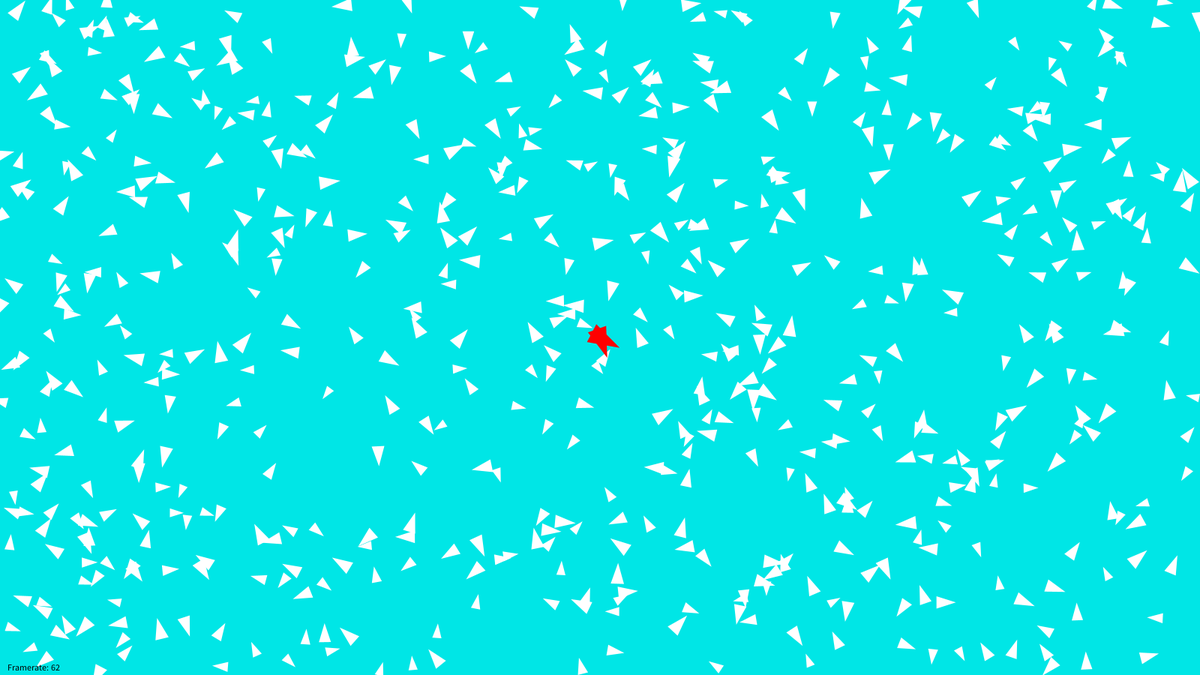
Frame 1 (no input)
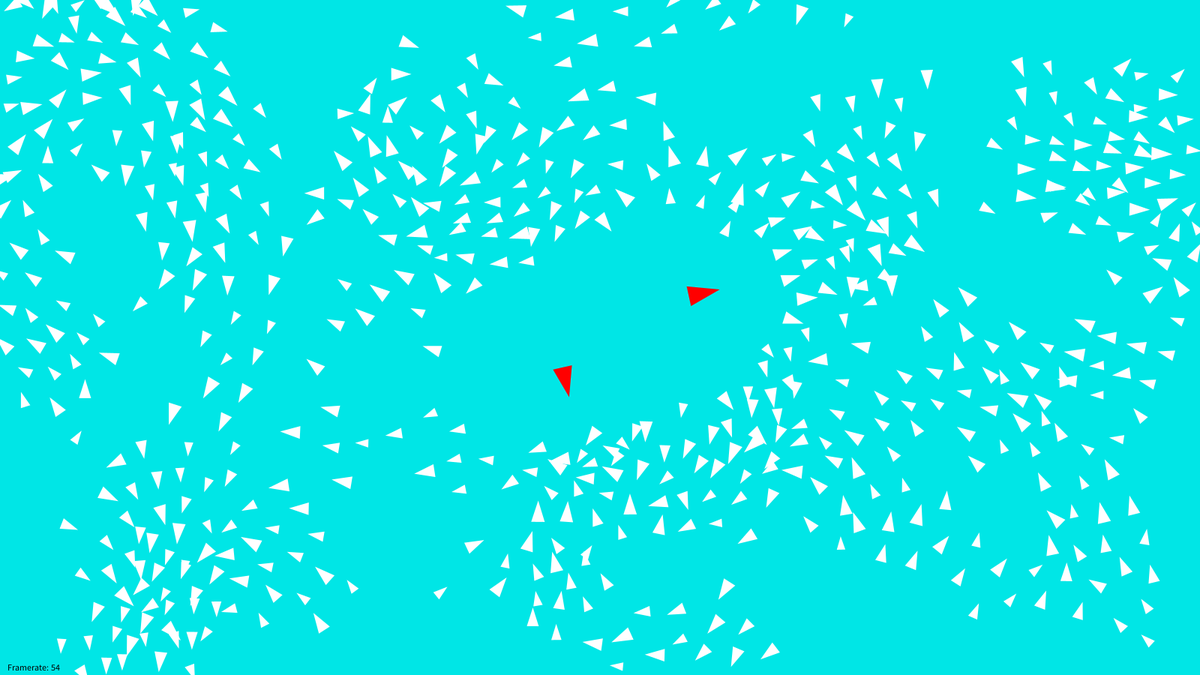
Frame 60 (the mouse pressed at the canvas centre just before this capture)
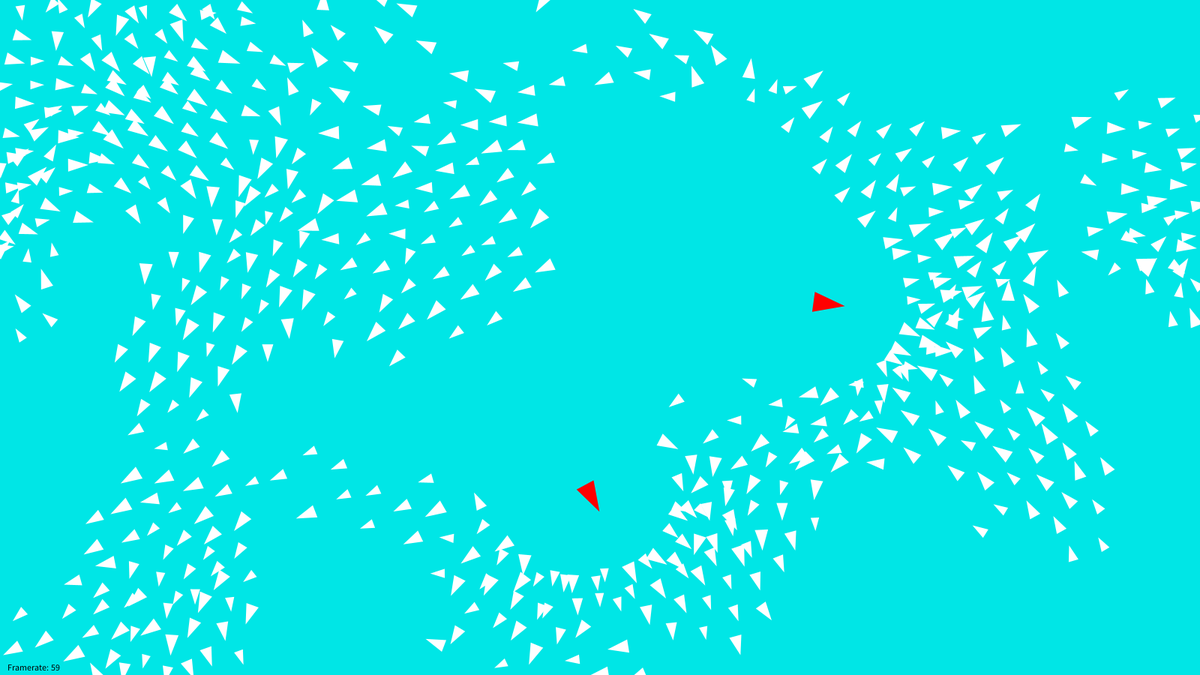
Frame 120 (the mouse held since frame 60 and released just before this capture)

The Processing sketch that drew these frames (run headless with seeded random() and noise(); from frame 60 on, the mouse is pressed at the canvas centre):

// Processing sketch: boid_simulation_3
// ── boid_simulation_3.pde
ArrayList<Flock> preyList = new ArrayList<Flock>();
Flock predator;

void setup(){
  size(1600, 900);
  background(0, 230, 230);
  noStroke();
  //frameRate(60);
  
  for (int i = 0; i < 1; i++){
    preyList.add(new Flock(Species.PREY, 600, 255-100*i));
  }
  predator = new Flock(Species.PREDATOR, 2);
}

void draw(){
  background(0, 230, 230); // reset background
  
  for (Flock flock : preyList){
    flock.behave();
  }
  predator.behave();
  
  fill(0);
  text("Framerate: " + int(frameRate),10,height-6);
}

void mousePressed() {
  switch (mouseButton){
    case (LEFT): preyList.get(0).addBoid(mouseX, mouseY, 10); break;
    case (RIGHT): predator.addBoid(mouseX, mouseY); break;
  }
}
// ── Boid.pde
class Boid { // basic boid class
  PVector pos;
  PVector vel = PVector.random2D();
  PVector acc = new PVector(0,0);
  
  PVector center, steer, noise;
  PVector acceleration;
  
  //float crowdR, selfR, speed, force;
  float distance, size;
  int count, colour;
  
  Boid(){ // default position
    buildBoid(0, 0, 255);
  }
  Boid(int c){ // default position with colour
    buildBoid(0, 0, c);
  }
  Boid(float x, float y){ // set position
    buildBoid(x, y, 255);
  }
  Boid(float x, float y, int c){ // set position with colour
    buildBoid(x, y, c);
  }
  
  void buildBoid(float x, float y, int c){ // function setting
    pos = new PVector(x, y);
    colour = c;
  }
  
  void move(ArrayList<Boid> flock){
    applyForce(flock);
    
    // animate and edge detection
    wrap();
    draw();
  }
  
  void applyForce(ArrayList<Boid> flock){
  }
  
  
  PVector cohesion(ArrayList<Boid> flock, float radius){
    center = new PVector(0,0);
    count = 0;
    for (Boid boid : flock){
      distance = PVector.dist(boid.pos, pos);
      if ((distance > 0)&&(distance < radius)){ // check for neighbour
        center.add(boid.pos); // add position
        count++;
      }
    }
    if (count > 0){
      center.div(count); // average position (target)
      center.sub(pos); // vector point from position to target
    }
    return center;
  }
  
  PVector alignment(ArrayList<Boid> flock, float radius){
    center = new PVector(0,0);
    for (Boid boid : flock){
      distance = PVector.dist(boid.pos, pos);
      if ((distance > 0)&&(distance < radius)){ // check for neighbour
        center.add(boid.vel); // accumulate velocity
      }
    }
    return center;
  }
  
  PVector separation(ArrayList<Boid> flock, float radius){
    center = new PVector(0,0);
    steer = new PVector(0,0);
    for (Boid boid : flock){
      distance = PVector.dist(boid.pos, pos);
      if ((distance > 0)&&(distance < radius)){ // check for neighbour
        center = PVector.sub(pos, boid.pos); // separate from center
        center.div(distance); // weight by distance
        steer.add(center); // accumulate direction
      }
    }
    return steer;
  }
  
  void draw(){
  }
  
  void wrap(){ // warp around the screen
   pos.x = (pos.x + width) % width;
   pos.y = (pos.y + height) % height;
  }
  
}
// ── Flock.pde
enum Species { // enum for type of boid
  PREY("prey"), PREDATOR("Predator");
  
  private final String name;
  Species(String s){
    this.name = s; // set name of species
  }
}

class Flock { // create a flock of boids
  ArrayList<Boid> flock = new ArrayList<Boid>();
  Species species; // species type variable
  int colour;
  
  Flock(){ // default constructor
    println("Default setting : Prey");
    buildSpecies(Species.PREY, 50, 255);
  }
  Flock(Species s){ // new flock of 1 boid
    buildSpecies(s, 50, 255);
  }
  Flock(Species s, int n){ // new flock of n boids
    buildSpecies(s, n, 255);
  }
  Flock(Species s, int n, int c){ // new flock of n boids c colour
    buildSpecies(s, n, c);
  }
  
  // function setting population and colour
  void buildSpecies(Species s, int n, int c){
    species = s;
    colour = c;
    addBoid(n);
    println("Building", n, species.name);
  }
  
  
  void addBoid(){ // add 1 boid
    switch (species){
      case PREY: flock.add(new Prey(random(width), random(height), colour)); break;
      case PREDATOR: flock.add(new Predator(width/2, height/2, colour)); break;
    }
  }
  void addBoid(int n){ // add multiple boid
    for (int i = 0; i < n; i++){
      addBoid();
    }
  }
  void addBoid(float x, float y){ // add 1 boid at mouse position
    switch (species){
      case PREY: flock.add(new Prey(x, y, colour)); break;
      case PREDATOR: flock.add(new Predator(x, y, colour)); break;
    }
  }
  void addBoid(float x, float y, int n){ // add n boid at mouse position
    for (int i = 0; i < n; i++){
      addBoid(x, y);
    }
  }
  
  // calculating all boid movement
  void behave(){
    for (Boid boid : flock){
      boid.move(flock);
    }
  }
}
// ── Predator.pde
class Predator extends Boid {
  // properties of predator
  static final float crowdR = 200;
  static final float selfR = 100;
  static final float huntR = 200;
  static final float maxSpeed = 3;
  static final float maxForce = 0.05;
  
  Predator(){
    super();
  }
  Predator(int c){
    super(c);
  }
  Predator(float x, float y){
    super(x, y);
  }
  Predator(float x, float y, int c){
    super(x, y, c);
  }
  
  void buildBoid(float x, float y, int c){ // function setting
    super.buildBoid(x, y, c);
    size = random(0.8, 1.2);
  }
  
  void applyForce(ArrayList<Boid> flock){
    // Cohesion acceleration
    acceleration = calcForce(cohesion(flock));
    acc.add(acceleration.mult(0.2)); // Weight the force
    
    // Alignment acceleration
    acceleration = calcForce(alignment(flock));
    acc.add(acceleration.mult(0.5)); // Weight the force
    
    // Separation acceleration
    acceleration = calcForce(separation(flock));
    acc.add(acceleration.mult(4)); // Weight the force
    
    // Hunting acceleration
    acceleration = calcForce(hunt());
    acc.add(acceleration.mult(1)); // Weight the force
    
    // add noise
    noise =  new PVector(random(-1, 1), random(-1, 1)).div(4);
    
    // update position and speed
    vel.add(acc).add(noise).limit(maxSpeed); // limit speed before noise
    pos.add(vel);
    acc = new PVector(0,0); // reset acceleration
  }
  
  PVector calcForce(PVector desired){
    steer = new PVector(0, 0);
    if (desired.magSq() > 0){ // if there is a non-zero vector
      desired.setMag(maxSpeed); // limit desired speed
      steer = PVector.sub(desired, vel); // find steering force
      steer.limit(maxForce); // limit force
    }
    return steer;
  }
  
  PVector cohesion(ArrayList<Boid> flock){
    return cohesion(flock, crowdR);
  }
  
  PVector alignment(ArrayList<Boid> flock){
    return alignment(flock, crowdR);
  }
  
  PVector separation(ArrayList<Boid> flock){
    return separation(flock, selfR);
  }
  
  PVector hunt(){ // goes for group center of mass
    center = new PVector(0, 0);
    count = 0;
    
    for (Flock species : preyList){ // Accessing prey species list
      for (Boid boid : species.flock){
        distance = PVector.dist(boid.pos, pos);
        if ((distance > 0)&&(distance < huntR)){ // check for prey
          center.add(boid.pos); // add position
          count++;
        }
      }
    }
    if (count > 0){ // there is prey
      center.div(count); // average position (target)
      center.sub(pos); // vector point from position to target
    }
    return center;
  }
  
  /* hunting based on cohesion rule
  PVector cohesion(ArrayList<Boid> flock, float radius){
    center = new PVector(0,0);
    count = 0;
    for (Boid boid : flock){
      distance = PVector.dist(boid.pos, pos);
      if ((distance > 0)&&(distance < radius)){ // check for neighbour
        center.add(boid.pos); // add position
        count++;
      }
    }
    if (count > 0){
      center.div(count); // average position (target)
      center.sub(pos); // vector point from position to target
    }
    return center;
  }
  
  3 Hunting options:
    head for global group center
    head for closest prey
    head for biggest/closest local group center
    
  hunt() function above use cohesion rule and head for group center
  */
  
  void draw(){
    // translate coordinates
    pushMatrix();
    translate(pos.x, pos.y);
    rotate(vel.heading());
    
    // display radius of behaviour
    //noFill(); stroke(0);
    //ellipse(0, 0, crowdR*2, crowdR*2);
    //ellipse(0, 0, selfR*2, selfR*2);
    fill(255, 0, 0);
    
    // draw triangle
    triangle(30*size, 0, -14*size, 14*size, -14*size, -14*size);
    popMatrix(); 
  }
  
}
// ── Prey.pde
class Prey extends Boid {
  // properties of prey
  static final float crowdR = 80;
  static final float selfR = 40;
  static final float fleeR = 120;
  static final float maxSpeed = 3;
  static final float maxForce = 0.05;
  
  PVector future;
  
  Prey(){
    super();
  }
  Prey(int c){
    super(c);
  }
  Prey(float x, float y){
    super(x, y);
  }
  Prey(float x, float y, int c){
    super(x, y, c);
  }
  
  void buildBoid(float x, float y, int c){ // function setting
    super.buildBoid(x, y, c);
    size = random(0.8, 1.3); // randomize size
  }
  
  
  void applyForce(ArrayList<Boid> flock){
    // Cohesion acceleration
    acceleration = calcForce(cohesion(flock));
    acc.add(acceleration.mult(1)); // Weight the force
    
    // Alignment acceleration
    acceleration = calcForce(alignment(flock));
    acc.add(acceleration.mult(2)); // Weight the force
    
    // Separation acceleration
    acceleration = calcForce(separation(flock));
    acc.add(acceleration.mult(4)); // Weight the force
    
    // Avoid acceleration
    acceleration = calcForce(flee());
    acc.add(acceleration.mult(8)); // Weight the force
    
    
    // add noise
    noise =  new PVector(random(-1, 1), random(-1, 1)).div(4);
    
    // update position and speed
    vel.add(acc).add(noise).limit(maxSpeed); // limit speed before noise
    pos.add(vel);
    acc = new PVector(0,0); // reset acceleration
  }
  
  PVector calcForce(PVector desired){
    steer = new PVector(0, 0);
    if (desired.magSq() > 0){ // if there is a non-zero vector
      desired.setMag(maxSpeed); // limit desired speed
      steer = PVector.sub(desired, vel); // find steering force
      steer.limit(maxForce); // limit force
    }
    return steer;
  }
  
  PVector flee(){
    future = PVector.add(pos, vel); // using future position
    center = new PVector(0, 0);
    steer = new PVector(0, 0);
    for (Boid boid : predator.flock){
      distance = PVector.dist(boid.pos, future); // check using future position
      if ((distance > 0)&&(distance < fleeR)){ // check for predator
        center = PVector.sub(future, boid.pos); // separate from center
        center.div(distance); // weight by distance (closer = more danger)
        steer.add(center); // accumulate direction
      }
      
    }
    return steer;
  }
  
  PVector cohesion(ArrayList<Boid> flock){
    return cohesion(flock, crowdR);
  }
  
  PVector alignment(ArrayList<Boid> flock){
    return alignment(flock, crowdR);
  }
  
  PVector separation(ArrayList<Boid> flock){
    return separation(flock, selfR);
  }
  
  
  void draw(){
    // translate coordinates
    pushMatrix();
    translate(pos.x, pos.y);
    rotate(vel.heading());
    
    // display radius of behaviour
    //noFill(); stroke(0);
    //ellipse(0, 0, crowdR*2, crowdR*2);
    //ellipse(0, 0, selfR*2, selfR*2);
    fill(colour, colour, colour);
    
    // draw triangle
    triangle(15*size, 0, -7*size, 7*size, -7*size, -7*size);
    popMatrix(); 
  }
  
}
